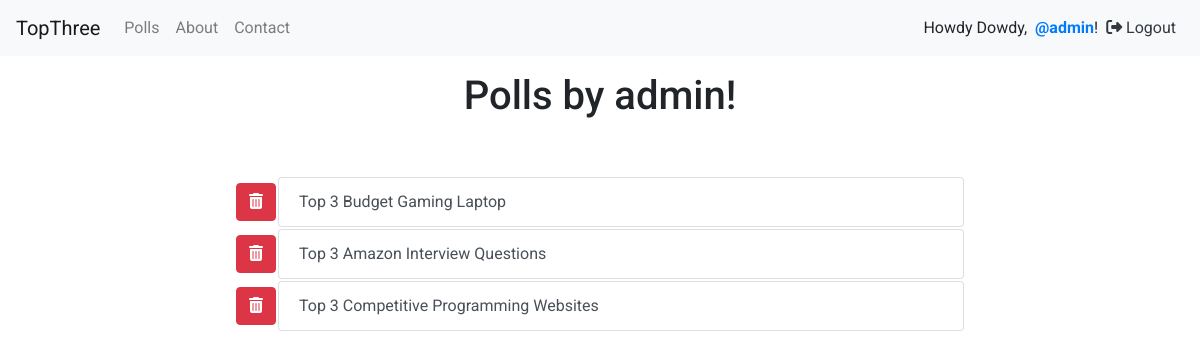
Page /accounts/profile/admin (signed in) on the earlier database version.
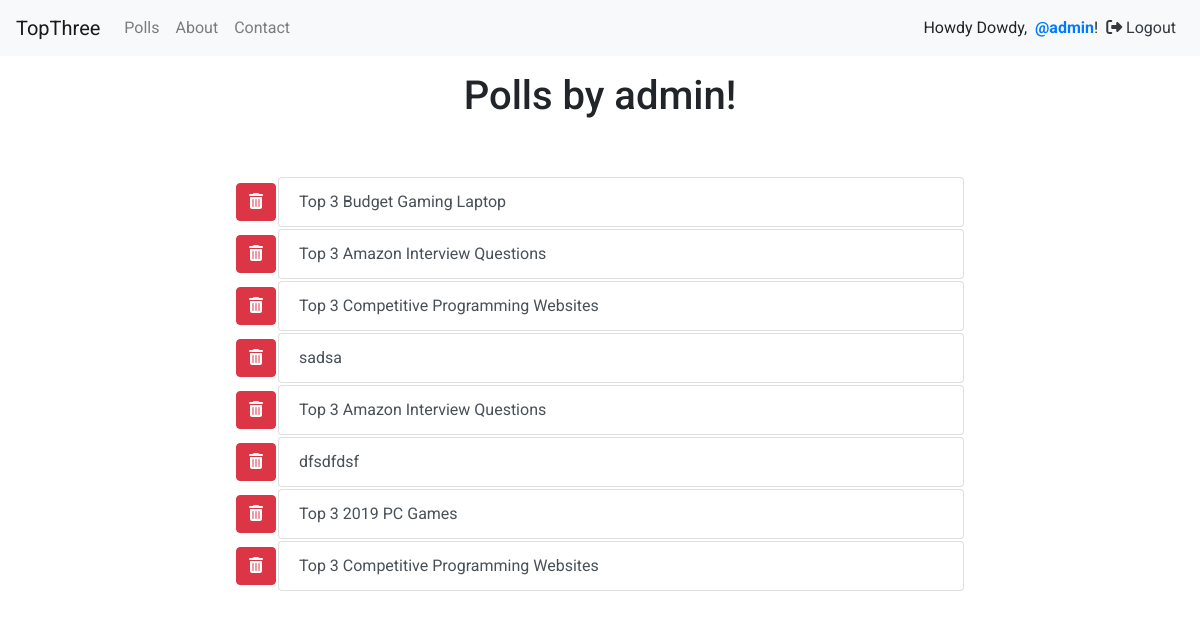
Same page on the later database version.
### polls/models.py (models this page shows, shortened)
class Poll(models.Model):
    owner = models.ForeignKey(User, on_delete = models.CASCADE, default = 1)
    text = models.CharField(max_length = 255)
    pub_date = models.DateField()
    def __str__(self):
        return self.text

### accounts/views.py (the view)
# urls.py: path('profile/<str:username>', views.details_user, name = 'details'),
@login_required
def details_user(request, username):
    user = get_object_or_404(User, username__iexact = username)
    flag = False
    if request.user.get_username() == username:
        flag = True
    print(user.poll_set.all())
    return render(request, 'accounts/details.html', {'polls' : user.poll_set.all(), 'flag' : flag, 'username' : username})

### accounts/templates/accounts/details.html (shortened to what this page needs)
{% extends 'base.html' %}
{% block content %}
  <div class="container">
    <h1 class="text-center mt-3">Polls by {{ username }}!</h1>
    <div class="list-group">
      <div class="row">
        <div class="col-sm-8 offset-sm-2 mt-5">
          {% for poll in polls %}
            {% if flag %}
            <table class="">
              <tr>
                  <th scope="row"><a href="{% url 'accounts:delete_poll' poll.id %}" class="btn btn-danger"><i class="fas fa-trash-alt"></i></a></th>
                  <td style="width: 100%"><a href="{% url 'polls:details' poll.id %}" class="list-group-item list-group-item-action">{{ poll.text }}</a></td>
              </tr>
            </table>
            {% else %}
              <a href="{% url 'polls:details' poll.id %}" class="list-group-item list-group-item-action">{{ poll.text }}</a>
            {% endif %}
          {% endfor %}
        </div>
      </div>
    </div>
  </div>
{% endblock %}

Differences in the rows shown:
added Poll: text "sadsa"
added Poll: text "Top 3 Amazon Interview Questions"
added Poll: text "dfsdfdsf"
added Poll: text "Top 3 2019 PC Games"
added Poll: text "Top 3 Competitive Programming Websites"
